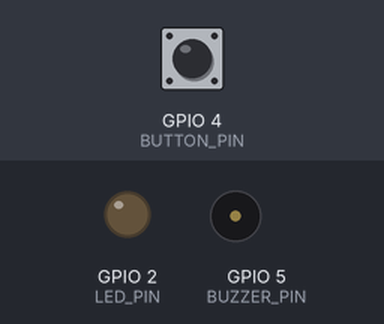
A program run on a simulated ESP32. Parts: output pins drawn as LEDs (lit = HIGH), buzzer (waves = sounding, pin HIGH). Dashed ring = blinking. The inputs (shaded band) are chosen by the test bench; at power-on: GPIO 4 (BUTTON_PIN) LOW. What the program prints to the serial monitor is not drawn.

Above: at 1.2 s.
1.3 s: GPIO 4 (BUTTON_PIN) pulled HIGH for 0.15 s
At 1.37 s:
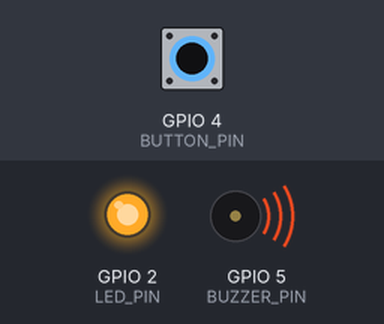
2.9 s: GPIO 4 (BUTTON_PIN) pulled HIGH for 1 s
At 5.0 s:
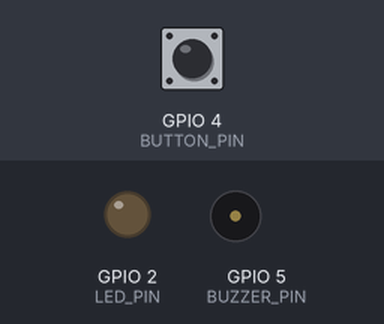
6.9 s: GPIO 4 (BUTTON_PIN) driven HIGH
At 7.3 s:
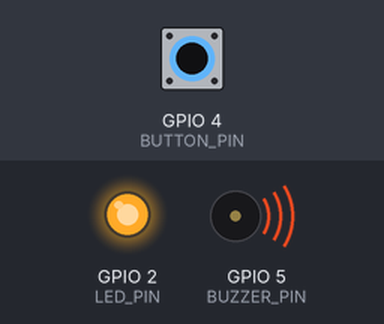
9.9 s: GPIO 4 (BUTTON_PIN) driven LOW
At 10.8 s:
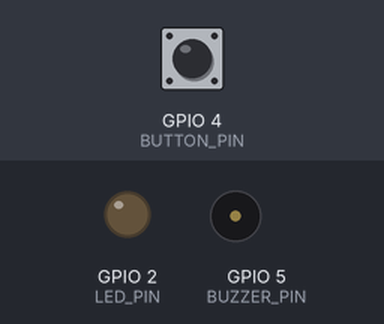
12.9 s: GPIO 4 (BUTTON_PIN) pulsed HIGH 5 times (0.12 s each, 0.3 s apart)
At 12.96 s:
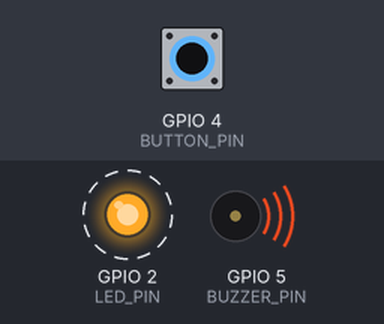
Timing chart, 0 to 15.9 s (numbered marks = the images above; inputs shaded):
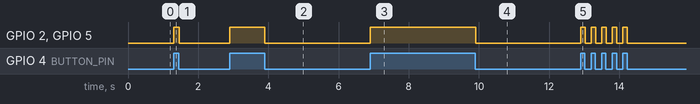

Measured:
- after the input at 1.3 s, GPIO 2 (LED_PIN), GPIO 5 (BUZZER_PIN): LOW → HIGH at once, → LOW 0.15 s later
- after the input at 2.9 s, GPIO 2 (LED_PIN), GPIO 5 (BUZZER_PIN): LOW → HIGH at once, → LOW 1.0 s later
- after the input at 6.9 s, GPIO 2 (LED_PIN), GPIO 5 (BUZZER_PIN): LOW → HIGH at once
- after the input at 9.9 s, GPIO 2 (LED_PIN), GPIO 5 (BUZZER_PIN): HIGH → LOW at once
- after the input at 12.9 s, GPIO 2 (LED_PIN), GPIO 5 (BUZZER_PIN): alternates HIGH for 0.12 s and LOW for 0.18 s, 10 changes in all, then stays LOW, starting at once

The program:

main.cpp
```cpp
#include <Arduino.h>

// set pin numbers
#define BUTTON_PIN 4 // the number of the pushbutton pin
#define LED_PIN 2    // the number of the LED pin
#define BUZZER_PIN 5 // the number of the buzzer pin

// variable for storing the pushbutton status
int buttonState = 0;

void setup()
{
    Serial.begin(115200);

    // initialize the pushbutton pin as an input
    // pinMode(BUTTON_PIN, INPUT);
    pinMode(BUTTON_PIN, INPUT_PULLDOWN);
    // initialize the LED and the buzzer pins as an output
    pinMode(BUZZER_PIN, OUTPUT);
    pinMode(LED_PIN, OUTPUT);
}

void loop()
{
    // read the state of the pushbutton value
    buttonState = digitalRead(BUTTON_PIN);

    // check if the pushbutton is pressed.
    // if it is, the buttonState is HIGH
    if (buttonState == HIGH)
    {
        Serial.print("The button is pressed: ");
        Serial.println(buttonState);

        digitalWrite(LED_PIN, HIGH);
        digitalWrite(BUZZER_PIN, HIGH);
    }
    else
    {
        Serial.print("The button is released: ");
        Serial.println(buttonState);

        digitalWrite(LED_PIN, LOW);
        digitalWrite(BUZZER_PIN, LOW);
    }
}
```
